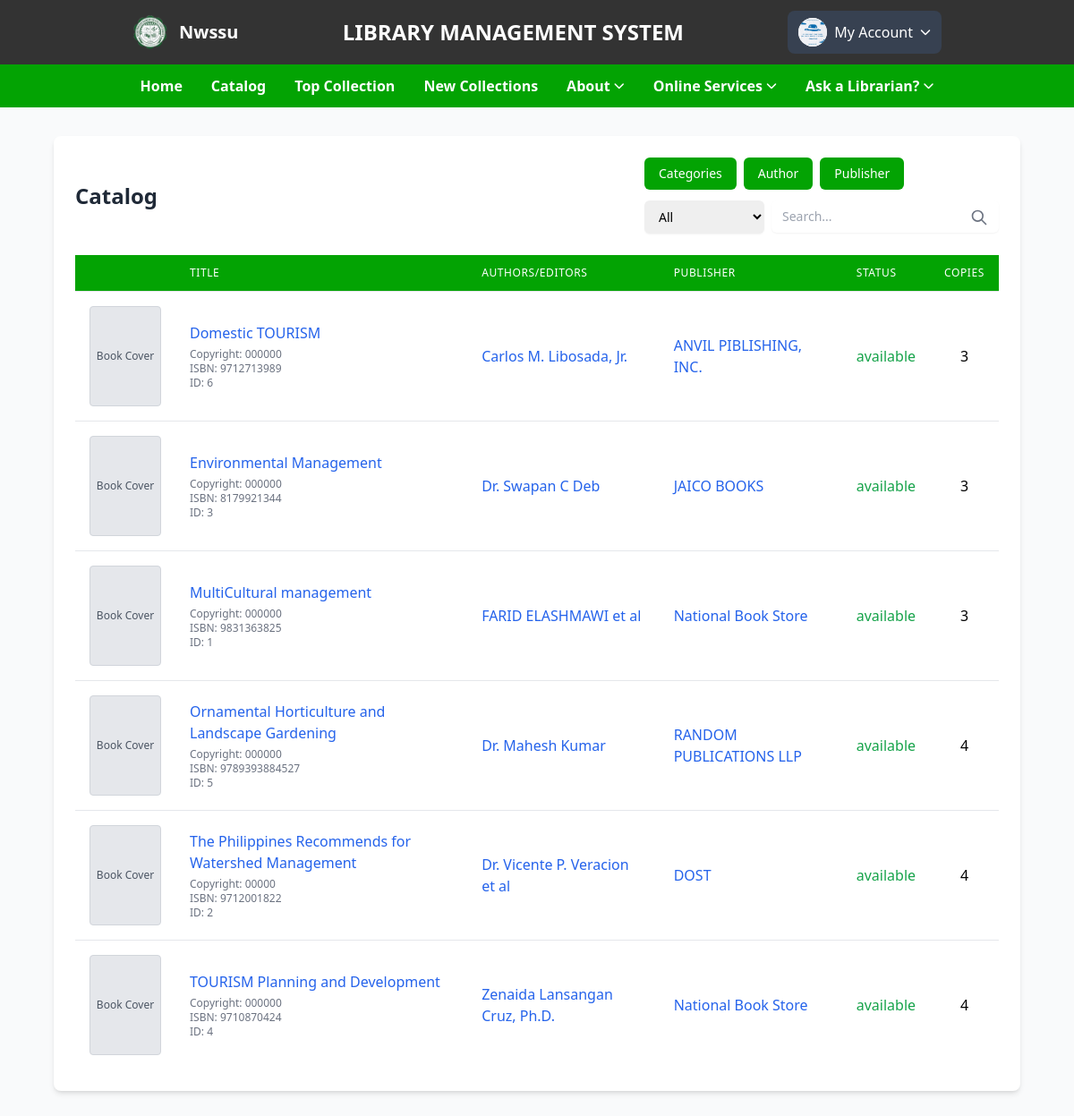
The page /student/studbooks_display.php (signed in) on the database its author committed.
### tables this page shows
CREATE TABLE `books` (
  `id` int(100) NOT NULL,
  `material_type` varchar(250) NOT NULL,
  `sub_type` varchar(250) NOT NULL,
  `category` varchar(250) NOT NULL,
  `title` varchar(500) NOT NULL,
  `author` varchar(500) NOT NULL,
  `publisher` varchar(500) NOT NULL,
  `status` varchar(100) NOT NULL,
  `subject` varchar(250) NOT NULL,
  `content` varchar(5000) NOT NULL,
  `summary` varchar(5000) NOT NULL,
  `issn` varchar(250) NOT NULL,
  `call_no` varchar(250) NOT NULL,
  `ISBN` varchar(250) NOT NULL,
  `copyright` varchar(250) NOT NULL,
  `page_number` int(250) NOT NULL,
  `edition` varchar(250) NOT NULL,
  `copies` int(250) NOT NULL,
  `date_acquired` varchar(250) NOT NULL,
  `books_image` varchar(400) DEFAULT NULL,
  `catalog_date` varchar(50) NOT NULL
);

### student/studbooks_display.php (the view, shortened to what this page needs)
<?php
include '../student/side_navbars.php';
try {
    $conn = new PDO("mysql:host=$db_host;dbname=$db_name", $user_name, $user_password);
    $conn->setAttribute(PDO::ATTR_ERRMODE, PDO::ERRMODE_EXCEPTION);
} catch (PDOException $e) {
    die('Connection failed: ' . $e->getMessage());
}
$page = isset($_GET['page']) ? (int)$_GET['page'] : 1;
$books_per_page = 10;
$offset = ($page - 1) * $books_per_page;
$search_query = $_GET['query'] ?? '';
$search_category = $_GET['category'] ?? 'all';
$search_query_param = $search_query ? '%' . $search_query . '%' : '%';
if ($search_category !== 'all') {
    $query = $conn->prepare("SELECT * FROM books WHERE $search_category LIKE :search ORDER BY title ASC LIMIT :offset, :limit");
} else {
    $query = $conn->prepare("SELECT * FROM books WHERE
        id LIKE :search OR
        title LIKE :search OR
        author LIKE :search OR
        copyright LIKE :search OR
        publisher LIKE :search OR
        category LIKE :search OR
        status LIKE :search OR
        ISBN LIKE :search OR
        edition LIKE :search OR
        subject LIKE :search OR
        content LIKE :search OR
        summary LIKE :search OR
        material_type LIKE :search OR
        sub_type LIKE :search
        ORDER BY title ASC LIMIT :offset, :limit");
}
$query->bindValue(':search', $search_query_param, PDO::PARAM_STR);
$query->bindValue(':offset', $offset, PDO::PARAM_INT);
$query->bindValue(':limit', $books_per_page, PDO::PARAM_INT);
$query->execute();
$books = $query->fetchAll(PDO::FETCH_ASSOC);
?>
<!DOCTYPE html>
<html lang="en">
<head>
    <script src="https://cdn.tailwindcss.com"></script>
    <link rel="stylesheet" href="https://cdn.lineicons.com/4.0/lineicons.css">
</head>
<body class="bg-gray-50">
    <div class="container mx-auto max-w-7xl">
        <div class="hidden md:block px-[5%] py-8">
            <div class="bg-white rounded-lg shadow-md p-6">
                <div class="flex flex-col md:flex-row justify-between items-start md:items-center mb-6 gap-4">
                    <h2 class="text-2xl font-bold text-gray-800">Catalog</h2>
                    <div class="flex flex-col w-full md:w-auto gap-3">
                        <div class="hidden md:block md:flex flex-wrap gap-2">
                            <a href="../student/category_books.php" class="bg-primary text-white px-4 py-2 rounded-md text-sm font-medium hover:bg-primary-hover transition-colors">Categories</a>
                            <a href="../student/author.php" class="bg-primary text-white px-4 py-2 rounded-md text-sm font-medium hover:bg-primary-hover transition-colors">Author</a>
                            <a href="../student/publisher.php" class="bg-primary text-white px-4 py-2 rounded-md text-sm font-medium hover:bg-primary-hover transition-colors">Publisher</a>
                        </div>
                        <form id="searchForm" class="relative flex flex-col sm:flex-row gap-2 w-full md:w-auto" method="GET" action="">
                            <select id="searchCategory" name="category" class="rounded-md border-gray-300 shadow-sm focus:border-primary focus:ring focus:ring-primary focus:ring-opacity-50 text-sm py-2 px-3">
                                <option value="all" <?= $search_category === 'all' ? 'selected' : ''; ?>>All</option>
                            </select>
                            <div class="relative flex-1">
                                <input
                                    type="text"
                                    id="searchQuery"
                                    name="query"
                                    placeholder="Search..."
                                    value="<?php echo htmlspecialchars($search_query); ?>"
                                    class="rounded-md border-gray-300 shadow-sm focus:border-primary focus:ring focus:ring-primary focus:ring-opacity-50 pl-3 pr-10 py-2 text-sm w-full"
                                    autocomplete="off">
                                <button type="submit" class="absolute right-3 top-1/2 transform -translate-y-1/2 text-gray-500 hover:text-gray-700">
                                    <svg xmlns="http://www.w3.org/2000/svg" class="h-5 w-5" fill="none" viewBox="0 0 24 24" stroke="currentColor">
                                        <path stroke-linecap="round" stroke-linejoin="round" stroke-width="2" d="M21 21l-6-6m2-5a7 7 0 11-14 0 7 7 0 0114 0z" />
                                    </svg>
                                </button>
                            </div>
                        </form>
                    </div>
                </div>
                <div class="overflow-x-auto">
                    <table class="min-w-full divide-y divide-gray-200">
                        <thead>
                            <tr>
                                <th class="px-4 py-3 bg-primary text-white text-left text-xs font-medium uppercase tracking-wider w-24"></th>
                                <th class="px-4 py-3 bg-primary text-white text-left text-xs font-medium uppercase tracking-wider">Title</th>
                                <th class="px-4 py-3 bg-primary text-white text-left text-xs font-medium uppercase tracking-wider">Authors/Editors</th>
                                <th class="px-4 py-3 bg-primary text-white text-left text-xs font-medium uppercase tracking-wider">Publisher</th>
                                <th class="px-4 py-3 bg-primary text-white text-left text-xs font-medium uppercase tracking-wider">Status</th>
                                <th class="px-4 py-3 bg-primary text-white text-left text-xs font-medium uppercase tracking-wider">Copies</th>
                            </tr>
                        </thead>
                        <tbody class="bg-white divide-y divide-gray-200" id="bookTable">
                            <?php if (empty($books)): ?>
                                <tr>
                                    <td colspan="6" class="px-4 py-4 text-center text-gray-500">No books found</td>
                                </tr>
                            <?php else: ?>
                                <?php foreach ($books as $book): ?>
                                    <tr class="hover:bg-gray-50">
                                        <td class="px-4 py-4 whitespace-nowrap">
                                            <div class="flex justify-center">
                                                <?php if (!empty($book['books_image'])): ?>
                                                    <img src="../uploaded_file/<?php echo htmlspecialchars($book['books_image']); ?>" alt="Book Cover" class="w-20 h-28 object-cover border border-gray-200 rounded">
                                                <?php else: ?>
                                                    <div class="w-20 h-28 bg-gray-200 flex items-center justify-center text-gray-600 text-xs font-medium border border-gray-300 rounded">
                                                        Book Cover
                                                    </div>
                                                <?php endif; ?>
                                            </div>
                                        </td>
                                        <td class="px-4 py-4">
                                            <div class="space-y-1">
                                                <a href="studbook_detail.php?id=<?php echo urlencode($book['id']); ?>" class="text-blue-600 hover:text-blue-800 hover:underline font-medium">
                                                    <?php echo htmlspecialchars($book['title']); ?>
                                                </a>
                                                <div class="text-xs text-gray-500">
                                                    <p>Copyright: <?php echo htmlspecialchars($book['copyright']); ?></p>
                                                    <p>ISBN: <?php echo htmlspecialchars($book['ISBN']); ?></p>
                                                    <p>ID: <?php echo htmlspecialchars($book['id']); ?></p>
                                                </div>
                                            </div>
                                        </td>
                                        <td class="px-4 py-4">
                                            <a href="selected_author.php?author=<?php echo urlencode($book['author']); ?>" class="text-blue-600 hover:text-blue-800 hover:underline">
                                                <?php echo htmlspecialchars($book['author']); ?>
                                            </a>
                                        </td>
                                        <td class="px-4 py-4">
                                            <a href="publisher_browse.php?publisher=<?php echo urlencode($book['publisher']); ?>" class="text-blue-600 hover:text-blue-800 hover:underline">
                                                <?php echo htmlspecialchars($book['publisher']); ?>
                                            </a>
                                        </td>
                                        <td class="px-4 py-4 text-center">
                                            <span class="<?php echo $book['status'] === 'available' ? 'text-green-600' : 'text-red-600'; ?>">
                                                <?php echo htmlspecialchars($book['status']); ?>
                                            </span>
                                        </td>
                                        <td class="px-4 py-4 text-center">
                                            <?php echo htmlspecialchars($book['copies']); ?>
                                        </td>
                                    </tr>
                                <?php endforeach; ?>
                            <?php endif; ?>
                        </tbody>
                    </table>
                </div>
            </div>
        </div>
    </div>
</body>
</html>

### rows shown on the page
books: shows "Book Cover", title "Domestic TOURISM", copyright "000000", ISBN "9712713989", id "6", author "Carlos M. Libosada, Jr.", publisher "ANVIL PIBLISHING, INC.", status "available", copies "3"
books: shows "Book Cover", title "Environmental Management", copyright "000000", ISBN "8179921344", id "3", author "Dr. Swapan C Deb", publisher "JAICO BOOKS", status "available", copies "3"
books: shows "Book Cover", title "MultiCultural management", copyright "000000", ISBN "9831363825", id "1", author "FARID ELASHMAWI et al", publisher "National Book Store", status "available", copies "3"
books: shows "Book Cover", title "Ornamental Horticulture and Landscape Gardening", copyright "000000", ISBN "9789393884527", id "5", author "Dr. Mahesh Kumar", publisher "RANDOM PUBLICATIONS LLP", status "available", copies "4"
books: shows "Book Cover", title "The Philippines Recommends for Watershed Management", copyright "00000", ISBN "9712001822", id "2", author "Dr. Vicente P. Veracion et al", publisher "DOST", status "available", copies "4"
books: shows "Book Cover", title "TOURISM Planning and Development", copyright "000000", ISBN "9710870424", id "4", author "Zenaida Lansangan Cruz, Ph.D.", publisher "National Book Store", status "available", copies "4"
